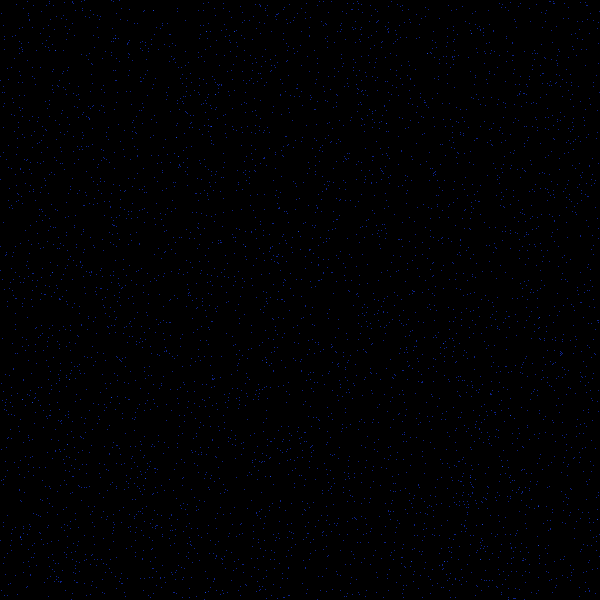
Frame 1 (no input)
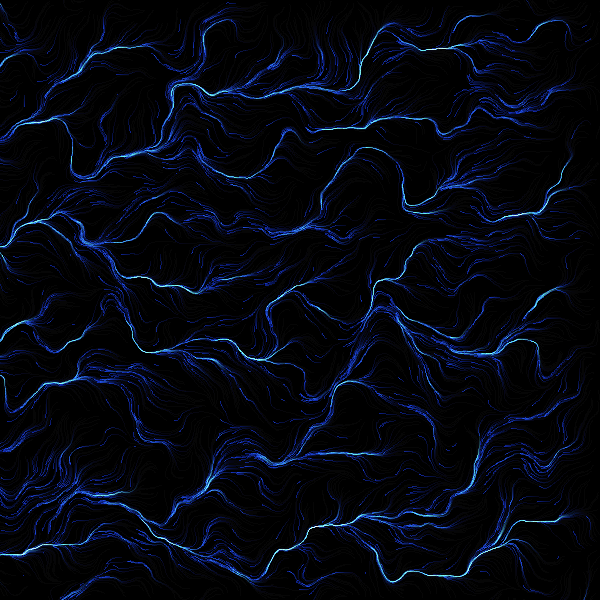
Frame 60 (the mouse pressed at the canvas centre just before this capture)
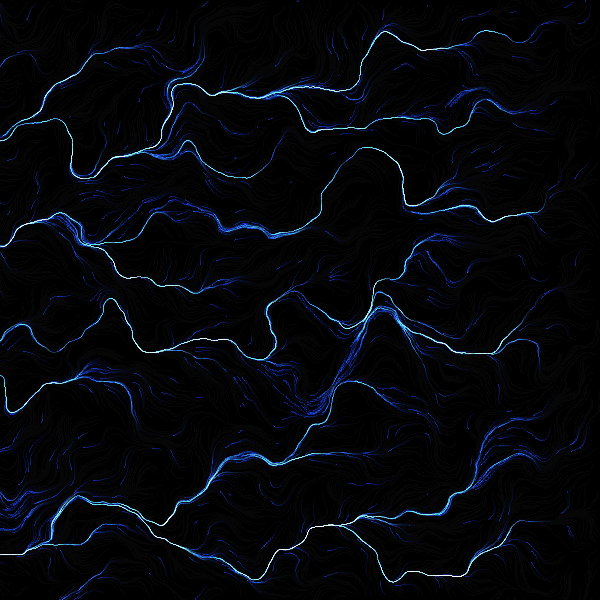
Frame 120 (the mouse held since frame 60 and released just before this capture)

The Processing sketch that drew these frames (run headless with seeded random() and noise(); from frame 60 on, the mouse is pressed at the canvas centre):

// Processing sketch: flowNoise2D
// ── flowNoise2D.pde
// 20170618
// made by datchan

float step;
float noiseScale;

int NUM = 5000;
ArrayList<Agent> agents;

void setup(){
  size(600,600);
  background(0);
  
  step = 20;
  noiseScale = 0.03;
  
  agents = new ArrayList<Agent>();
  for(int i=0;i<NUM;i++){
    agents.add(new Agent());
  }
}

void draw(){
  blendMode(BLEND);
  noStroke();
  fill(0,20);
  rect(0,0,width,height);

  blendMode(ADD);
  for(int i=0;i<NUM;i++){
    agents.get(i).update();
    agents.get(i).draw();
  }
}

void keyPressed(){
  if(key==' '){
    for(int i=0;i<NUM;i++){
      agents.get(i).pos.set(random(width),random(height));
    }
  }
}
// ── Agent.pde
class Agent{
    PVector pos,vec;
    color colour;
    float speed;
    
    Agent(){
      pos = new PVector(random(width),random(height));
      vec = new PVector(0,0);
      colour = color(20,50,200);
      speed = 1.0;
    }
    
    void update(){
      float angle = map(noise(pos.x*noiseScale,pos.y*noiseScale),0,1,0,2*PI);
      vec.set(speed,0);
      vec.rotate(angle);
      pos.add(vec);
      if(pos.x<0||width<pos.x || pos.y<0||height<pos.y) pos.set(random(width),random(height));
    }
    
    void draw(){
      stroke(colour);
      strokeWeight(1);
      fill(colour);
      point(pos.x,pos.y);
    }  
}
